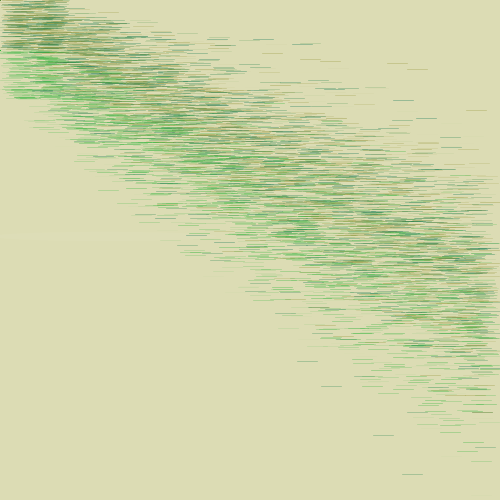
Frame 1 (no input)
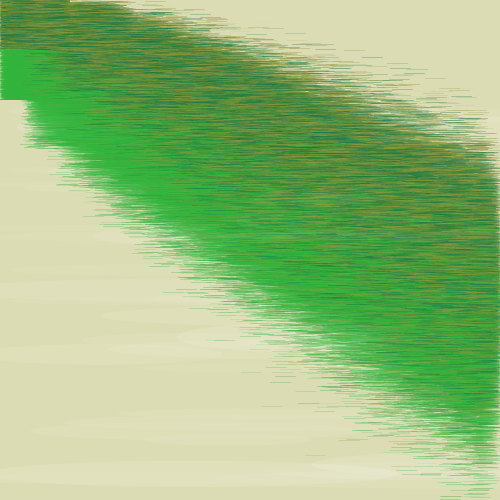
Frame 60 (the mouse pressed at the canvas centre just before this capture)
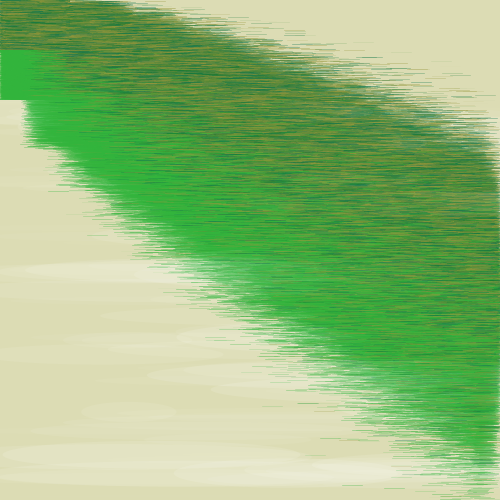
Frame 120 (the mouse held since frame 60 and released just before this capture)

The Processing sketch that drew these frames (run headless with seeded random() and noise(); from frame 60 on, the mouse is pressed at the canvas centre):

// Processing sketch: processing_118233
// ── processing_118233.pde

//Lin,Lien Ya 
//green,green,grass,home
//the shine sunlight & the waving/growing grass.

void setup() {
  size(500, 500);
  //noLoop();
  background(220, 220, 180);
  strokeWeight(1);
 }
void draw() {
  
  loop_();
  sun_();

}
void loop_() {
  for (int i=0;i<400;i=i+2) {
    line_(0,0,0,0);
    line_y(0,0,0,0);
    line_c(0,0,0,0);     
     // noLoop();
  }
}

void line_(float xstep, float ystep, float lastx, float lasty) {
  float a = random(90);
  float y = 0;
  stroke(20, 120, a, a);
  int border = 20;
  for (int x=0; x<=width;x+=20) {

    line(lastx, lasty, x, y);
    x += random(50);
    y += random(50);
    lastx=x;
    lasty=y;
  }
}

void line_y(float xstep, float ystep, float lastx, float lasty) {
  float a = random(90);
  float y = 0;
  stroke(150, 150, 60, a);
  int border = 20;
  for (int x=0; x<=width;x+=20) {

    line(lastx, lasty, x, y);
    x += random(50);
    y += random(50);
    lastx=x;
    lasty=y;
  }
}

void line_c(float xstep, float ystep, float lastx, float lasty) {
  float a = random(90);
  float y =50;
  stroke(50, 180, 60, a);
  int border = 20;
  lastx=0;
  lasty=50;
  for (int x=0; x<=width;x+=20) {

    line(lastx, lasty, x, y);
    x += random(50);
    y += random(50);
    lastx=x;
    lasty=y;
  }
}
void line_d(float xstep, float ystep, float lastx, float lasty) {
  float a = random(90);
  float y =90;
  stroke(100, 210, 160, a);
  int border = 20;
  lastx=0;
  lasty=90;
  for (int x=0; x<=width;x+=10) {

    line(lastx, lasty, x, y);
    x += random(50);
    y += random(50);
    lastx=x;
    lasty=y;
  }
}

/*void line_b(float xstep, float ystep, float lastx, float lasty) {
  float a = random(90);
  float y = 0;
  stroke(0, 0, 0, a);
  for (int x=500;x>=0;x-=20) {
    line(lastx, lasty, x, y);
    x -= random(50);
    y += random(50);
    lastx=x;
    lasty=y;
  }
}*/

void sun_() {
  float a =random(90, 500);
  float b =random(90, 500);
  float c =random(90, 500);
  float d =random(30);
  noStroke();
  fill(255, 255, 255, d);
  ellipse(a, b, c, d);
}
